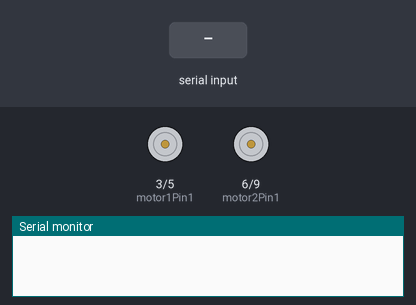
The sketch below on a simulated Arduino Uno, built with avr-gcc and run on an emulated ATmega328P. Shown: motor-driver pin pairs drawn as motors (green arrow = first pin HIGH = forward, orange = second pin HIGH = backward, longer = more drive), the last lines printed to the serial monitor. The test bench sets the inputs (shaded band).

Above: at 1.2 s.
1.3 s: "F" received over the second serial link
At 2.0 s:
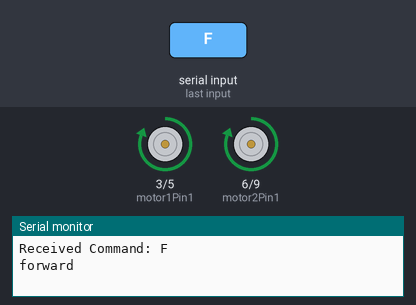
2.8 s: "B" received over the second serial link
At 3.2 s:
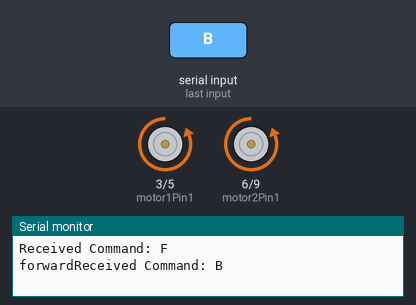
4.3 s: "L" received over the second serial link
At 5.5 s:
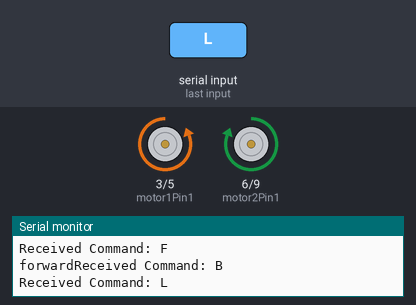
5.8 s: "R" received over the second serial link
At 6.7 s:
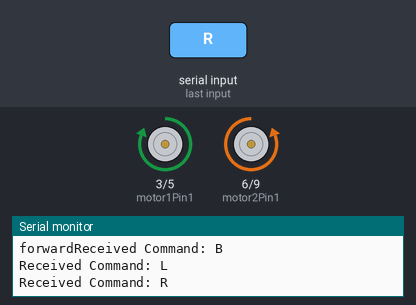
Timing chart, 0 to 8.3 s (numbered marks = the images above; inputs shaded):
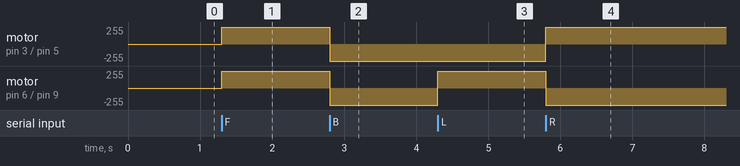

Measured:
- after the input at 1.3 s, motor on pin 3 (motor1Pin1) / pin 5 (motor1Pin2), motor on pin 6 (motor2Pin1) / pin 9 (motor2Pin2): stopped → forward 255/255 at once
- after the input at 2.8 s, motor on pin 3 (motor1Pin1) / pin 5 (motor1Pin2), motor on pin 6 (motor2Pin1) / pin 9 (motor2Pin2): forward 255/255 → backward 255/255 at once
- after the input at 4.3 s, motor on pin 6 (motor2Pin1) / pin 9 (motor2Pin2): backward 255/255 → forward 255/255 at once
- after the input at 5.8 s, motor on pin 3 (motor1Pin1) / pin 5 (motor1Pin2): backward 255/255 → forward 255/255 at once; motor on pin 6 (motor2Pin1) / pin 9 (motor2Pin2): forward 255/255 → backward 255/255 at once

The sketch:

bluetooth.ino
```cpp
// Include the SoftwareSerial library to communicate with the Bluetooth module
#include <SoftwareSerial.h>

// Define the pins for motor control
const int motor1Pin1 = 3; // Motor 1 input pin 1
const int motor1Pin2 = 5; // Motor 1 input pin 2
const int motor2Pin1 = 6; // Motor 2 input pin 1
const int motor2Pin2 = 9; // Motor 2 input pin 2

// Define the Bluetooth module's RX and TX pins
const int bluetoothRX = 7; // Bluetooth module RX pin connected to Arduino TX pin
const int bluetoothTX = 8; // Bluetooth module TX pin connected to Arduino RX pin

// Create a SoftwareSerial object to communicate with the Bluetooth module
SoftwareSerial bluetooth(bluetoothRX, bluetoothTX);

void setup() {
  // Set motor control pins as outputs
  pinMode(motor1Pin1, OUTPUT);
  pinMode(motor1Pin2, OUTPUT);
  pinMode(motor2Pin1, OUTPUT);
  pinMode(motor2Pin2, OUTPUT);

  // Initialize serial communication for debugging
  Serial.begin(9600);

  // Initialize Bluetooth communication
  bluetooth.begin(38400);
}

void loop() {
  // Check if data is available from Bluetooth module
  if (bluetooth.available() > 0) {
    // Read the incoming byte
    char command = bluetooth.read();

    // Print the received command for debugging
    Serial.print("Received Command: ");
    Serial.println(command);

    // Check the received command and control motors accordingly
    switch (command) {
      case 'F': // Forward
        forward();
        break;
      case 'B': // Backward
        backward();
        break;
      case 'L': // Left (rotate left)
        left();
        break;
      case 'R': // Right (rotate right)
        right();
        break;
      case 'S': // Stop
        stop();
        break;
      default:
        // Invalid command, do nothing
        break;
    }
  }
}

// Function to move both motors forward
void forward() {
  Serial.print("forward");
  digitalWrite(motor1Pin1, HIGH);
  digitalWrite(motor1Pin2, LOW);
  digitalWrite(motor2Pin1, HIGH);
  digitalWrite(motor2Pin2, LOW);
}

// Function to move both motors backward
void backward() {
  digitalWrite(motor1Pin1, LOW);
  digitalWrite(motor1Pin2, HIGH);
  digitalWrite(motor2Pin1, LOW);
  digitalWrite(motor2Pin2, HIGH);
}

// Function to rotate left
void left() {
  digitalWrite(motor1Pin1, LOW);
  digitalWrite(motor1Pin2, HIGH);
  digitalWrite(motor2Pin1, HIGH);
  digitalWrite(motor2Pin2, LOW);
}

// Function to rotate right
void right() {
  digitalWrite(motor1Pin1, HIGH);
  digitalWrite(motor1Pin2, LOW);
  digitalWrite(motor2Pin1, LOW);
  digitalWrite(motor2Pin2, HIGH);
}

// Function to stop both motors
void stop() {
  digitalWrite(motor1Pin1, LOW);
  digitalWrite(motor1Pin2, LOW);
  digitalWrite(motor2Pin1, LOW);
  digitalWrite(motor2Pin2, LOW);
}
```
